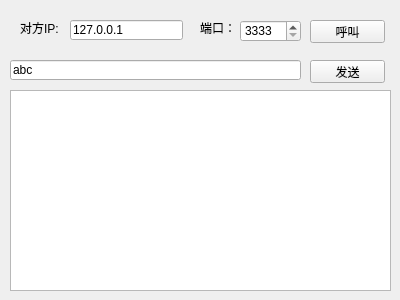
<?xml version="1.0" encoding="UTF-8"?>
<ui version="4.0">
 <class>Widget</class>
 <widget class="QWidget" name="Widget">
  <property name="geometry">
   <rect>
    <x>0</x>
    <y>0</y>
    <width>400</width>
    <height>300</height>
   </rect>
  </property>
  <property name="windowTitle">
   <string>Widget</string>
  </property>
  <widget class="QLabel" name="label">
   <property name="geometry">
    <rect>
     <x>20</x>
     <y>20</y>
     <width>41</width>
     <height>16</height>
    </rect>
   </property>
   <property name="text">
    <string>对方IP:</string>
   </property>
  </widget>
  <widget class="QLineEdit" name="lineEdit">
   <property name="geometry">
    <rect>
     <x>70</x>
     <y>20</y>
     <width>113</width>
     <height>20</height>
    </rect>
   </property>
   <property name="text">
    <string>127.0.0.1</string>
   </property>
  </widget>
  <widget class="QLabel" name="label_2">
   <property name="geometry">
    <rect>
     <x>200</x>
     <y>20</y>
     <width>41</width>
     <height>16</height>
    </rect>
   </property>
   <property name="text">
    <string>端口：</string>
   </property>
  </widget>
  <widget class="QSpinBox" name="spinBox">
   <property name="geometry">
    <rect>
     <x>240</x>
     <y>20</y>
     <width>61</width>
     <height>22</height>
    </rect>
   </property>
   <property name="minimum">
    <number>3333</number>
   </property>
   <property name="maximum">
    <number>65535</number>
   </property>
  </widget>
  <widget class="QPushButton" name="pushButton">
   <property name="geometry">
    <rect>
     <x>310</x>
     <y>20</y>
     <width>75</width>
     <height>23</height>
    </rect>
   </property>
   <property name="text">
    <string>呼叫</string>
   </property>
  </widget>
  <widget class="QPlainTextEdit" name="plainTextEdit">
   <property name="geometry">
    <rect>
     <x>10</x>
     <y>90</y>
     <width>381</width>
     <height>201</height>
    </rect>
   </property>
  </widget>
  <widget class="QLineEdit" name="lineEdit_2">
   <property name="geometry">
    <rect>
     <x>10</x>
     <y>60</y>
     <width>291</width>
     <height>20</height>
    </rect>
   </property>
   <property name="text">
    <string>abc</string>
   </property>
  </widget>
  <widget class="QPushButton" name="pushButton_2">
   <property name="geometry">
    <rect>
     <x>310</x>
     <y>60</y>
     <width>75</width>
     <height>23</height>
    </rect>
   </property>
   <property name="text">
    <string>发送</string>
   </property>
  </widget>
 </widget>
 <layoutdefault spacing="6" margin="11"/>
 <resources/>
 <connections/>
</ui>
